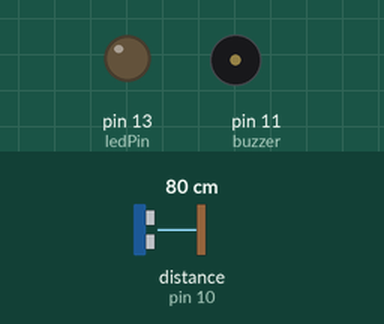
Bench run of a sketch on a simulated Arduino Uno, built with avr-gcc and run on an emulated ATmega328P. On the bench: output pins drawn as LEDs (lit = HIGH), buzzer (waves = sounding, pin HIGH). Wiring (inferred from the names in the program): ultrasonic range finder: trigger pin 9; echo pin 10. Inputs (shaded band) come from the test bench; at power-on: distance to the obstacle (sensor on pin 10) 80 cm. The echo pulse lasts 58.3 µs per cm; pins used as bus, display or sensor lines are not drawn.

Above: at 1.2 s.
1.3 s: distance to the obstacle (sensor on pin 10) set to 23 cm
2.8 s: distance to the obstacle (sensor on pin 10) set to 18 cm
At 3.9 s:
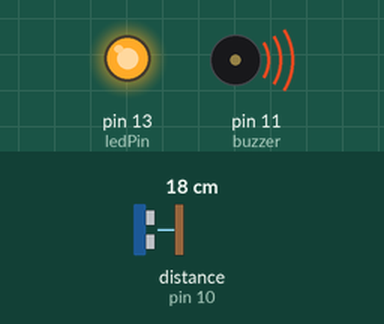
4.3 s: distance to the obstacle (sensor on pin 10) set to 35 cm
At 5.1 s:
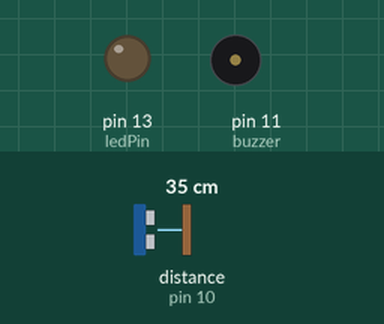
5.8 s: distance to the obstacle (sensor on pin 10) set to 2 cm
At 6.2 s:
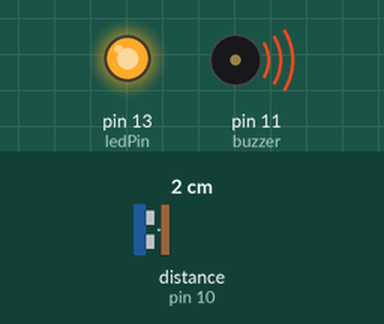
Timing chart, 0 to 8.3 s (numbered marks = the images above; inputs shaded):
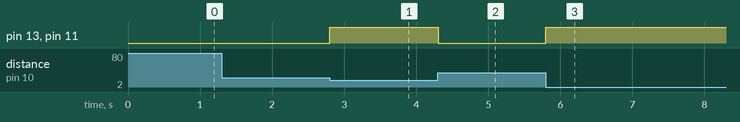

Measured:
- the behaviour switches between 22 and 21 cm on distance to the obstacle (sensor on pin 10) (found by bisection; images 0 and 1)
- after the input at 1.3 s, every drawn part: stays the same
- after the input at 2.8 s, pin 13 (ledPin), pin 11 (buzzer): LOW → HIGH at once
- after the input at 4.3 s, pin 13 (ledPin), pin 11 (buzzer): HIGH → LOW at once
- after the input at 5.8 s, pin 13 (ledPin), pin 11 (buzzer): LOW → HIGH at once

The sketch:

Blindstick__code.ino
```cpp
//Code for smart blind stick


// defines pins numbers
const int trigPin = 9;
const int echoPin = 10;
const int buzzer = 11;
const int ledPin = 13;

// defines variables
long duration;
int distance;
int safetyDistance;


void setup() {
pinMode(trigPin, OUTPUT); // Sets the trigPin as an Output
pinMode(echoPin, INPUT); // Sets the echoPin as an Input
pinMode(buzzer, OUTPUT);
pinMode(ledPin, OUTPUT);
Serial.begin(9600); // Starts the serial communication
}


void loop() {
// Clears the trigPin
digitalWrite(trigPin, LOW);
delayMicroseconds(2);

// Sets the trigPin on HIGH state for 10 micro seconds
digitalWrite(trigPin, HIGH);
delayMicroseconds(10);
digitalWrite(trigPin, LOW);

// Reads the echoPin, returns the sound wave travel time in microseconds
duration = pulseIn(echoPin, HIGH);

// Calculating the distance
distance= duration*0.034/2;

safetyDistance = distance;
if (safetyDistance <= 20){
  digitalWrite(buzzer, HIGH);
  digitalWrite(ledPin, HIGH);
}
else{
  digitalWrite(buzzer, LOW);
  digitalWrite(ledPin, LOW);
}
}
```
